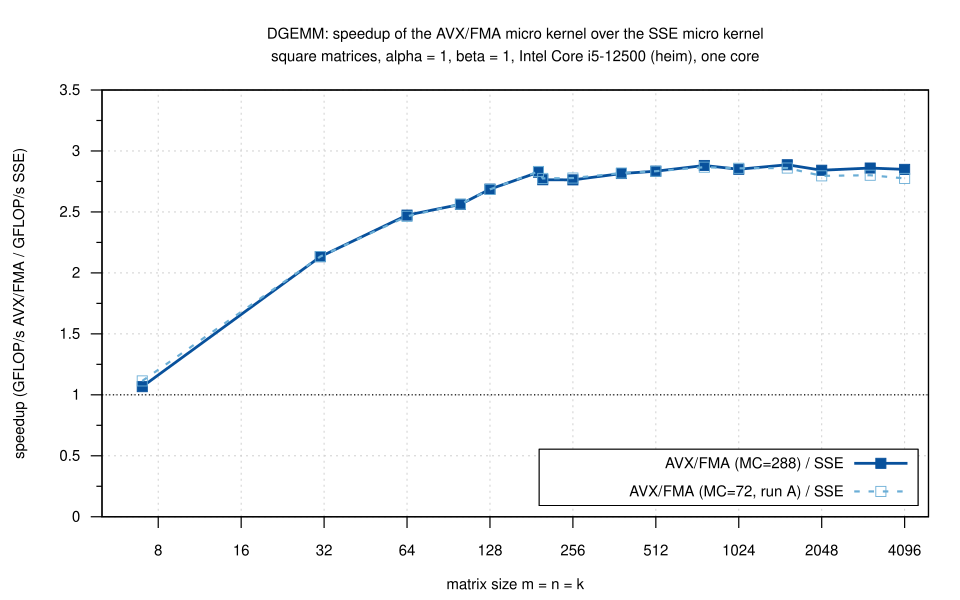

The gnuplot source for this figure:
load "_style.gp"
set output "dgemm_speedup.svg"
set title "DGEMM: speedup of the AVX/FMA micro kernel over the SSE micro kernel\nsquare matrices, alpha = 1, beta = 1, Intel Core i5-12500 (heim), one core"
set xlabel "matrix size m = n = k"
set ylabel "speedup (GFLOP/s AVX/FMA / GFLOP/s SSE)"
set logscale x 2
set xrange [5:5000]
set yrange [0:3.5]
set ytics 0.5
set key inside right bottom
set xtics (8, 16, 32, 64, 128, 256, 512, 1024, 2048, 4096)
plot 1 with lines ls 9 notitle, \
     S."dgemm_square.csv" using "n":"avx_mc288_over_sse" with linespoints ls 4 title "AVX/FMA (MC=288) / SSE", \
     ""                   using "n":"avx_mc72_over_sse"  with linespoints ls 3 title "AVX/FMA (MC=72, run A) / SSE"
